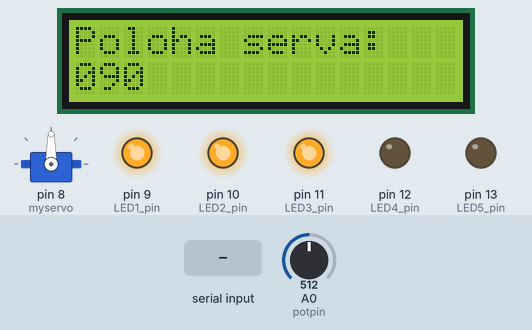
Recording of a sketch running on a simulated Arduino Uno, built with avr-gcc and run on an emulated ATmega328P. Shown: servo, 16×2 character LCD, output pins drawn as LEDs (lit = HIGH). Inputs (shaded band) come from the test bench; at power-on: A0 (potpin) = 512. What the sketch prints to the serial monitor is not drawn.

Above: at 1.2 s.
1.3 s: A0 (potpin) set to 1013
At 2.5 s:
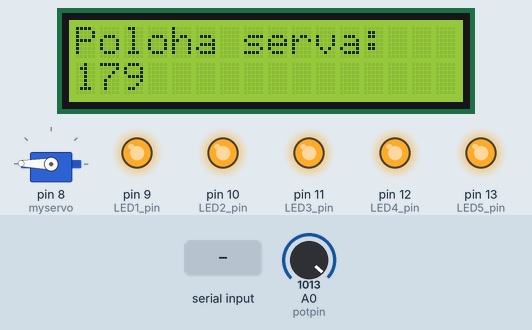
2.8 s: A0 (potpin) set to 1023
At 3.3 s:
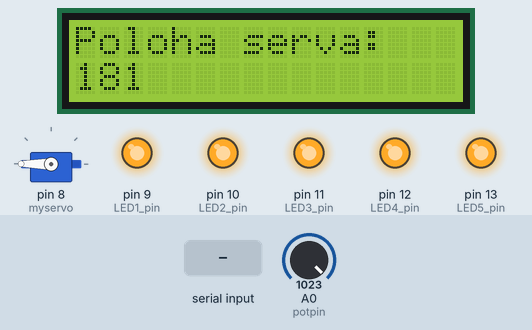
4.3 s: "90,45\n" received over Serial
At 5.3 s:
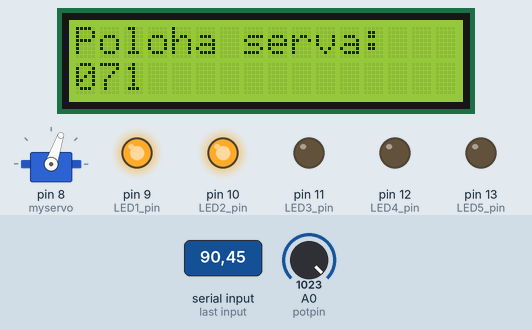
5.9 s: "30,150\n" received over Serial
At 6.9 s:
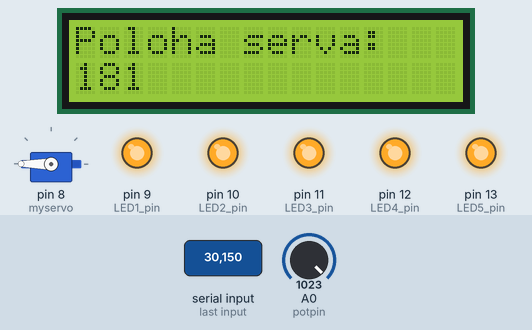
7.5 s: A0 (potpin) set to 716
At 8.7 s:
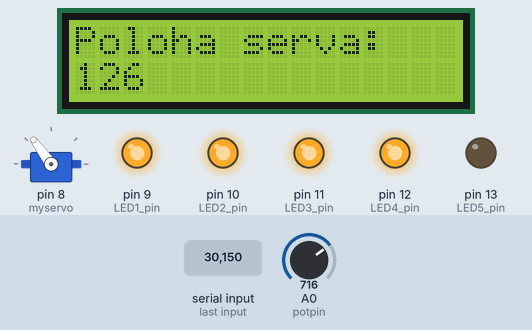
9.0 s: A0 (potpin) set to 306
At 10.4 s:
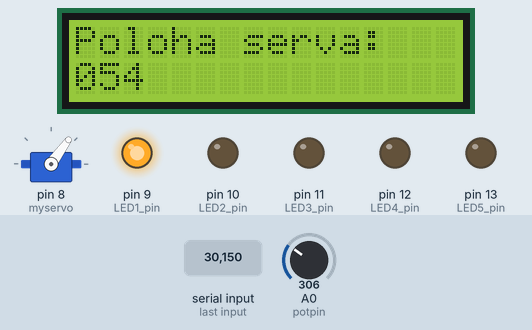
Timing chart, 0 to 11.5 s (numbered marks = the images above; inputs shaded):
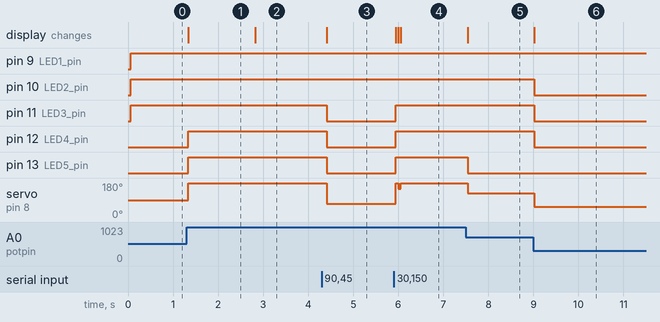

Measured:
- after the input at 1.3 s, pin 12 (LED4_pin), pin 13 (LED5_pin): LOW → HIGH at once; servo on pin 8 (myservo): 90° → 179° at once; the display: changes at once (image 1)
- after the input at 2.8 s, servo on pin 8 (myservo): 179° → 180° at once; the display: changes at once (image 2)
- after the input at 4.3 s, pin 11 (LED3_pin), pin 12 (LED4_pin), pin 13 (LED5_pin): HIGH → LOW after 0.11 s; servo on pin 8 (myservo): 180° → 71° after 0.11 s; the display: changes after 0.11 s (image 3)
- after the input at 5.9 s, pin 11 (LED3_pin), pin 12 (LED4_pin), pin 13 (LED5_pin): LOW → HIGH after 0.05 s; servo on pin 8 (myservo): 71° → 180° after 0.05 s; the display: changes after 0.05 s (image 4)
- after the input at 7.5 s, pin 13 (LED5_pin): HIGH → LOW at once; servo on pin 8 (myservo): 180° → 126° at once; the display: changes at once (image 5)
- after the input at 9.0 s, pin 10 (LED2_pin), pin 11 (LED3_pin), pin 12 (LED4_pin): HIGH → LOW at once; servo on pin 8 (myservo): 126° → 54° at once; the display: changes at once (image 6)

The sketch:

servo.ino
```cpp
#include <Servo.h>
#include <LiquidCrystal.h>

int D7_pin = 7;
int D6_pin = 6;
int D5_pin = 5;
int D4_pin = 4;
int EN_pin = 3;
int RS_pin = 2;

int LED1_pin = 9;
int LED2_pin = 10;
int LED3_pin = 11;
int LED4_pin = 12;
int LED5_pin = 13;

int i = 1;

Servo myservo;  // create servo object to control a servo

LiquidCrystal lcd(RS_pin, EN_pin, D4_pin, D5_pin, D6_pin, D7_pin);

int potpin = 0;  // analog pin used to connect the potentiometer
int val;    // variable to read the value from the analog pin
int val_pr = -1;
int val_set;
int rpm100;
int rpm10;
int rpm1;
float volt;
int ser = 0;

void setup() {
  myservo.attach(8);  // attaches the servo on pin 8 to the servo object
  Serial.begin(9600);
  lcd.begin(16, 2);
  pinMode(LED_BUILTIN, OUTPUT);
  pinMode(LED1_pin, OUTPUT);
  pinMode(LED2_pin, OUTPUT);
  pinMode(LED3_pin, OUTPUT);
  pinMode(LED4_pin, OUTPUT);
  pinMode(LED5_pin, OUTPUT);
}

float mapfloat(long x, long in_min, long in_max, long out_min, long out_max)
{
  return (float)(x - in_min) * (out_max - out_min) / (float)(in_max - in_min) + out_min;
}

void loop() {
  val = analogRead(potpin);            // reads the value of the potentiometer (value between 0 and 1023)
  volt = mapfloat(val, 0, 1023, 0, 5);
  val = map(val, 0, 1023, 0, 181);     // scale it to use it with the servo (value between 0 and 180)
  if(val!=val_pr){
	val_set = val;
  }
  else if(Serial.available() > 0){
    rpm100 = Serial.read() - '0';
    rpm10 = Serial.read() - '0';
    rpm1 = Serial.read() - '0';
    val_set = (100*rpm100) + (10*rpm10) + rpm1;
  }
  if (val_set == 181){
    val_set = val;
    ser = 1;
  }
  else if (val_set == 182){
    val_set = val;
    ser = 0;
  }
  else if (val_set >= 0 && val_set <= 180){
    ;
  }
  else{
    val_set = val;
  }
  myservo.write(val_set);                  // sets the servo position according to the scaled value
  val_pr=val;
  lcd.setCursor(0, 0);
  lcd.print("Poloha serva: ");
  if(i == 20){
    if(ser == 1){
      Serial.println(val_set);
      Serial.println(volt, 3);
    }
    i = 0;
  }
  i++;
  if(val_set >= 0 && val_set < 10){
    lcd.setCursor(0, 1);
    lcd.print("00");
    lcd.setCursor(2, 1);
    lcd.print(val_set);
  }
  else if(val_set >= 10 && val_set < 100){
    lcd.setCursor(0, 1);
    lcd.print("0");
    lcd.setCursor(1, 1);
    lcd.print(val_set);
  }
  else if(val_set >= 100){
    lcd.setCursor(0, 1);
    lcd.print(val_set);
  }
  if(val_set >= 0 && val_set < 30){
   digitalWrite(LED_BUILTIN, HIGH);
   digitalWrite(LED1_pin, LOW);
   digitalWrite(LED2_pin, LOW);
   digitalWrite(LED3_pin, LOW);
   digitalWrite(LED4_pin, LOW);
   digitalWrite(LED5_pin, LOW);
  }
  else if(val_set >= 30 && val_set < 60){
   digitalWrite(LED_BUILTIN, LOW);
   digitalWrite(LED1_pin, HIGH);
   digitalWrite(LED2_pin, LOW);
   digitalWrite(LED3_pin, LOW);
   digitalWrite(LED4_pin, LOW);
   digitalWrite(LED5_pin, LOW);
  }
  else if(val_set >= 60 && val_set < 90){
   digitalWrite(LED_BUILTIN, LOW);
   digitalWrite(LED1_pin, HIGH);
   digitalWrite(LED2_pin, HIGH);
   digitalWrite(LED3_pin, LOW);
   digitalWrite(LED4_pin, LOW);
   digitalWrite(LED5_pin, LOW);
  }
  else if(val_set >= 90 && val_set < 120){
   digitalWrite(LED_BUILTIN, LOW);
   digitalWrite(LED1_pin, HIGH);
   digitalWrite(LED2_pin, HIGH);
   digitalWrite(LED3_pin, HIGH);
   digitalWrite(LED4_pin, LOW);
   digitalWrite(LED5_pin, LOW);
  }
  else if(val_set >= 120 && val_set < 150){
   digitalWrite(LED_BUILTIN, LOW);
   digitalWrite(LED1_pin, HIGH);
   digitalWrite(LED2_pin, HIGH);
   digitalWrite(LED3_pin, HIGH);
   digitalWrite(LED4_pin, HIGH);
   digitalWrite(LED5_pin, LOW);
  }
  else if(val_set >= 150){
   digitalWrite(LED_BUILTIN, LOW);
   digitalWrite(LED1_pin, HIGH);
   digitalWrite(LED2_pin, HIGH);
   digitalWrite(LED3_pin, HIGH);
   digitalWrite(LED4_pin, HIGH);
   digitalWrite(LED5_pin, HIGH);
  }
  delay(50);                           // waits for the servo to get there
}
```
